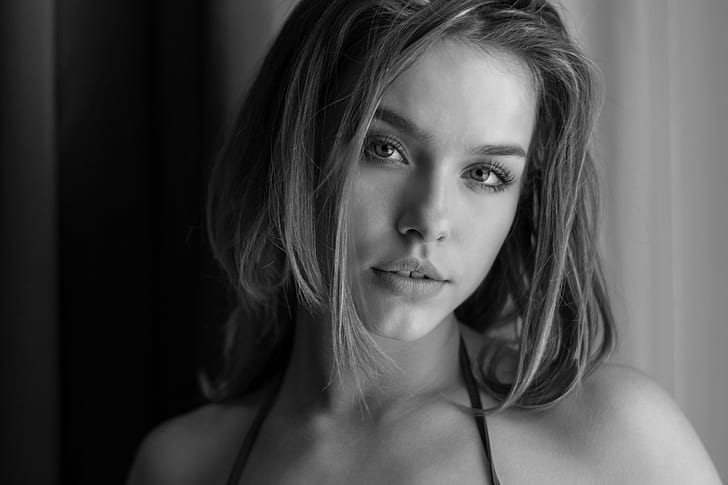
#> input picture lab3/input.png, 728 x 485 px
$ python q2.py   (older library calls are emulated)
#> lines starting #> are read from the running program, lines starting #| are printed output that depends on the picture; after the words box and inside, x2 and y2 are one past the last pixel; in counts of white or black regions, pixels touching at a corner belong together
#> further down, img is the input picture: shape (485, 728, 3); min 0, max 231, mean 72.5
import cv2
import numpy as np
def sobel_gradient(image):
    sobel_x = np.array([
        [-1, 0, 1],
        [-2, 0, 2],
        [-1, 0, 1]
    ], dtype=np.float32)

    sobel_y = np.array([
        [1, 2, 1],
        [0, 0, 0],
        [-1, -2, -1]
    ], dtype=np.float32)
    grad_x = cv2.filter2D(image, cv2.CV_64F, sobel_x)
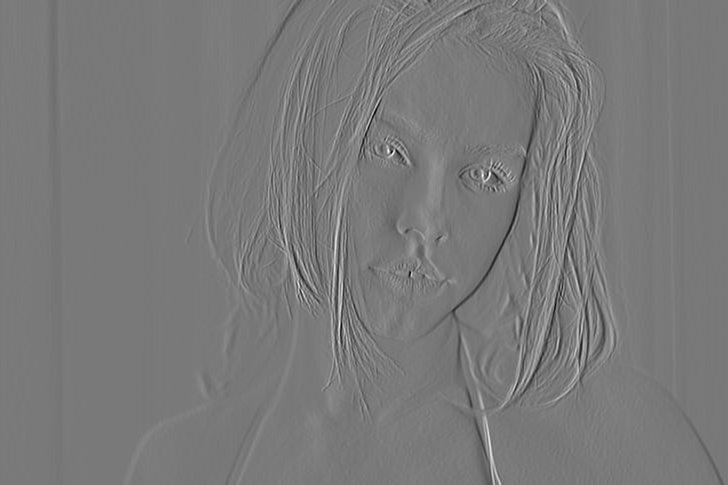
#> grad_x: shape (485, 728, 3) float64; min -528, max 579, mean 1.3; drawn with min black and max white
    grad_y = cv2.filter2D(image, cv2.CV_64F, sobel_y)
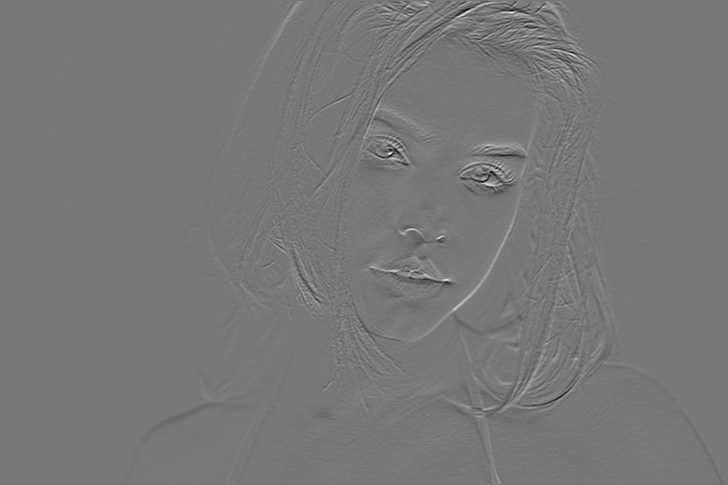
#> grad_y: shape (485, 728, 3) float64; min -527, max 589, mean -0.6; drawn with min black and max white
    magnitude = np.sqrt(grad_x ** 2 + grad_y ** 2)
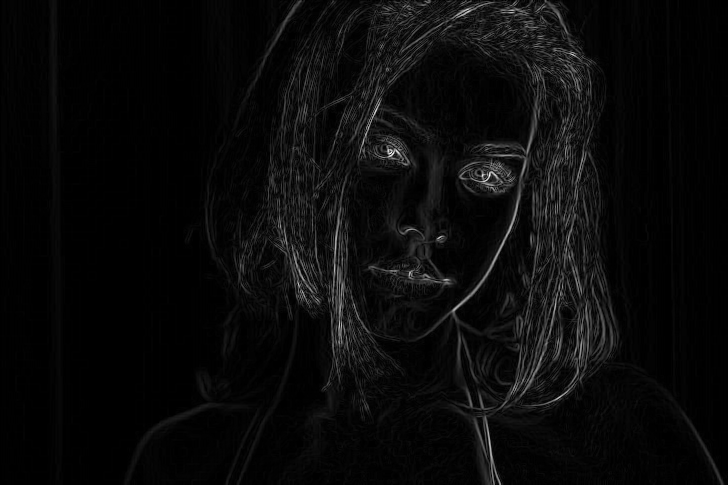
#> magnitude: shape (485, 728, 3) float64; min 0, max 665.2, mean 26.6; drawn with min black and max white
    magnitude_display = np.uint8(magnitude)
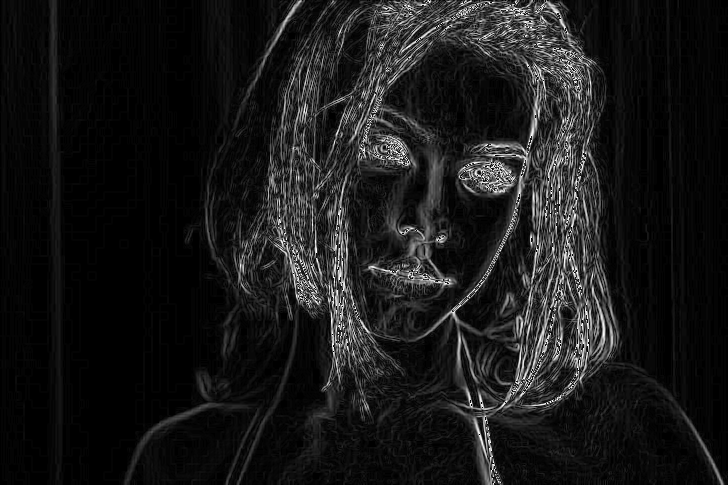
#> magnitude_display: shape (485, 728, 3); min 0, max 255, mean 24.7
    cv2.imshow("Gradient Magnitude", magnitude_display)
    cv2.imshow("gradient_x",grad_x)
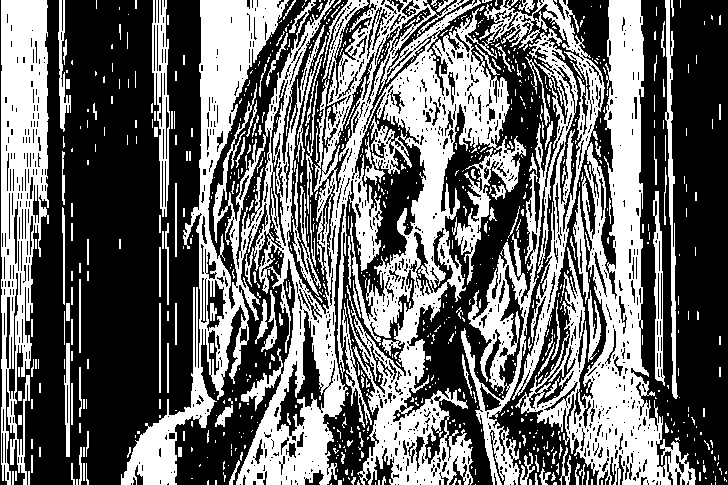
#> window 'gradient_x': shape (485, 728, 3); 41.7% white; 841 white regions (662 under 20 px), largest, box (x1, y1, x2, y2) and area: (121, 0, 696, 485) 111090, (1, 0, 49, 485) 13987, (152, 0, 170, 217) 1952
    cv2.imshow("gradient_y",grad_y)
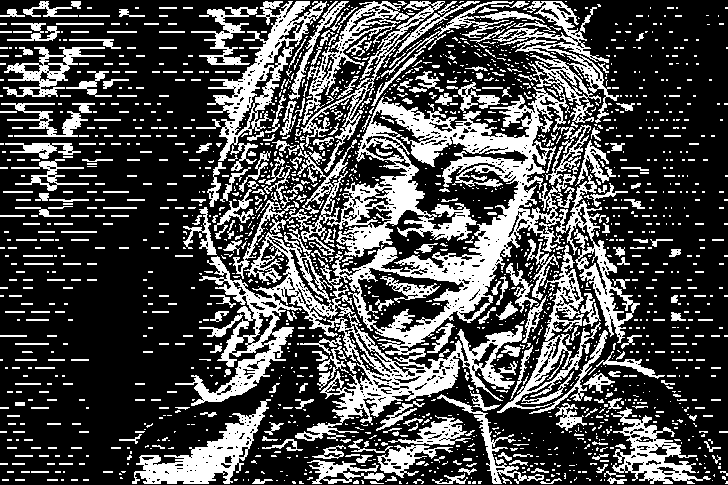
#> window 'gradient_y': shape (485, 728, 3); 30.2% white; 1804 white regions (1399 under 20 px), largest, box (x1, y1, x2, y2) and area: (175, 87, 640, 441) 40130, (207, 1, 327, 161) 4452, (132, 399, 271, 484) 3814
    cv2.waitKey(0)
    cv2.destroyAllWindows()

if __name__ == "__main__":
    img = cv2.imread("input.png")
    sobel_gradient(img)
